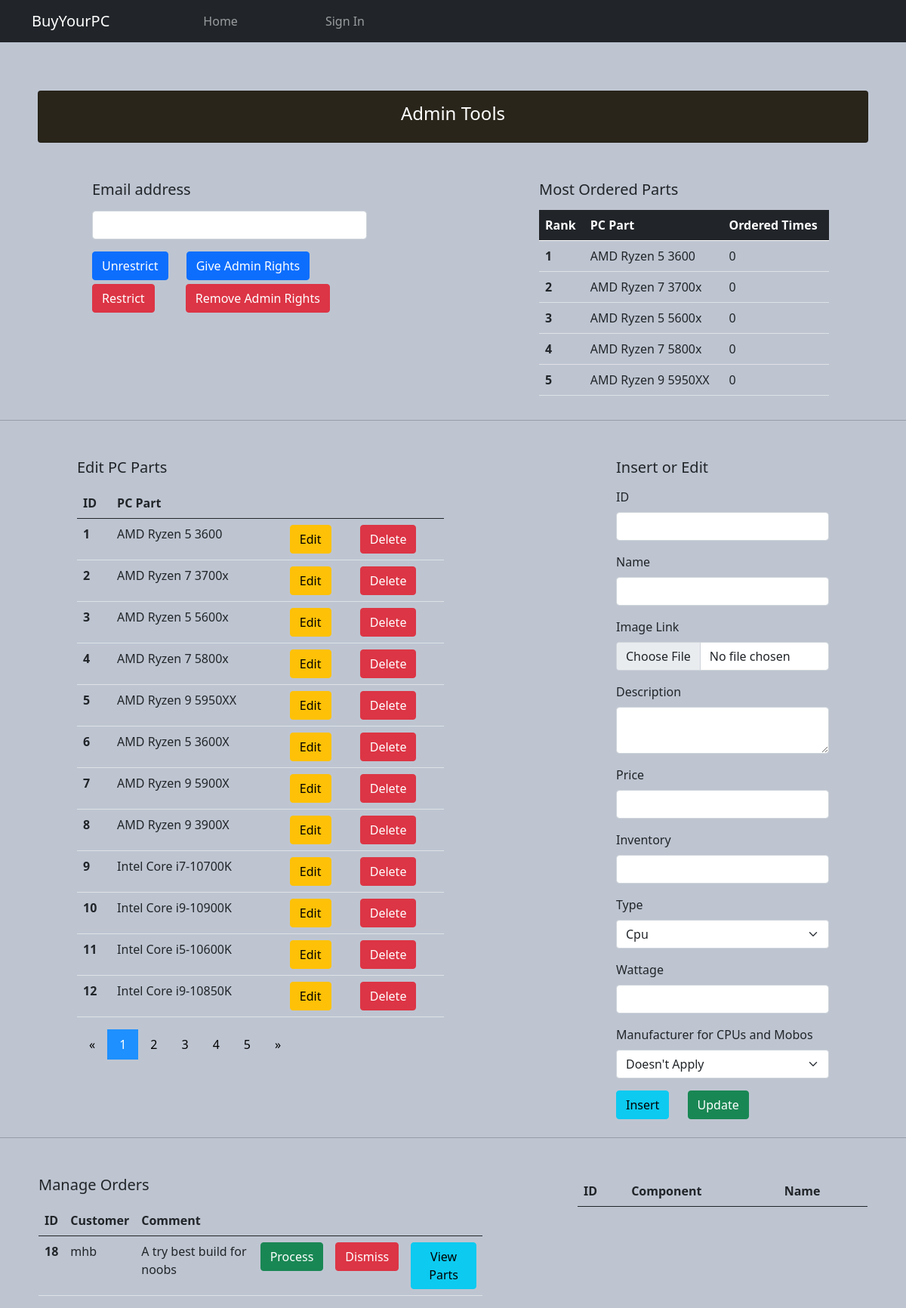
The app's page /admin.php with its own data.
### tables this page shows
CREATE TABLE `pcparts` (
  `pcPartId` int(7) NOT NULL,
  `pcPartName` varchar(30) NOT NULL,
  `pcPartImageLink` varchar(500) NOT NULL,
  `pcPartDescription` varchar(1500) NOT NULL,
  `pcPartPrice` double NOT NULL,
  `pcPartInventory` int(11) NOT NULL,
  `pcPartType` int(11) NOT NULL,
  `pcPartWattage` int(11) NOT NULL,
  `pcPartCompatibility` int(11) NOT NULL DEFAULT 0,
  `pcPartOrderedTimes` int(11) NOT NULL DEFAULT 0
);

CREATE TABLE `custombuilds` (
  `customBuildId` int(5) NOT NULL,
  `accountId` int(4) NOT NULL,
  `buildName` varchar(25) NOT NULL DEFAULT 'Untitled',
  `buildCreationTime` date NOT NULL,
  `buildOrderedTime` date NOT NULL,
  `buildOrdered` bit(1) NOT NULL,
  `buildFeatured` bit(1) NOT NULL,
  `buildComment` varchar(2000) NOT NULL
);

CREATE TABLE `accounts` (
  `accountId` int(4) NOT NULL,
  `accountEmail` varchar(35) NOT NULL,
  `accountFirstname` varchar(15) NOT NULL,
  `accountLastname` varchar(15) NOT NULL,
  `accountUsername` varchar(15) NOT NULL,
  `accountPassword` varchar(20) NOT NULL,
  `accountPostalCode` varchar(10) NOT NULL,
  `accountAdmin` bit(1) NOT NULL DEFAULT b'0',
  `accountRestricted` bit(1) NOT NULL DEFAULT b'0',
  `accountProfileImageLink` varchar(500) NOT NULL DEFAULT 'Images/testImg.jpg'
);

### Models.php (called while the page is built, shortened)
<?php
class Account{
	public $username;
	public function __construct($idd, $firstnamee, $lastnamee, $emaill, $passwordd, $postalcodee, $adminn, $usernamee, $restrictedd, $imagelinkk){
		$this->username = $usernamee;
    }
	public function getUsername()	{ return $this->username; }
}
class CustomBuild	{
	private $id;
	public $accountId;
	public $buildComment;
	public function __construct($idd, $accountIdd, $buildNamee, $buildCreationTimee, $buildOrderedTimee, $buildOrderedd, $buildFeaturedd, $buildCommentt)	{
		$this->id = $idd;
		$this->accountId = $accountIdd;
		$this->buildComment = $buildCommentt;
	}
	public function getId()	{ return $this->id; }
	public function getAccountId()	{ return $this->accountId; }
	public function getBuildComment()	{ return $this->buildComment; }
}
class PCPart	{
	private $id;
	public $pcPartName;
	public $pcPartOrderedTimes;
	public function __construct($idd, $pcPartNamee, $pcPartImageLinkk, $pcPartDescriptionn, $pcPartPricee, $pcPartInventoryy, $pcPartTypee, $pcPartWattagee, $pcPartCompatibilityy, $pcPartOrderedTimess)
	{
		$this->id = $idd;
		$this->pcPartName = $pcPartNamee;
		$this->pcPartOrderedTimes = $pcPartOrderedTimess;
	}
	public function getId()	{ return $this->id; }
	public function getPcPartName()	{ return $this->pcPartName; }
	public function getPcPartOrderedTimes()	{ return $this->pcPartOrderedTimes; }
}
class Controller	{
	private $servername = "localhost";
    private $username = "root";
    private $password ="";
    private $database ="buyyourpcdb";
    public $con;
	public function initiateDbConnection()	{
		$this->con = new mysqli($this->servername, $this->username, $this->password, $this->database);
        if(mysqli_connect_error())
        {
            trigger_error("Not possible to connect to MySQL: ".mysqli_connect_error());
        }
        else
        {
            return $this->con;
        }
	}
	public function getAccount($accountId)	{
		$query = "SELECT * FROM Accounts WHERE accountId = $accountId";
        $result = $this->con->query($query);
        if($result->num_rows > 0){
			$account = null;
            while($row = $result->fetch_assoc()){
				$account = new Account($row['accountId'], $row['accountFirstname'], $row['accountLastname'], $row['accountEmail'], $row['accountPassword'], $row['accountPostalCode'], $row['accountAdmin'], $row['accountUsername'], $row['accountRestricted'], $row['accountProfileImageLink']);
            }
            return $account;
        }
        else{
            return null;
        }
	}
	public function getPCParts()	{
		$query = "SELECT * FROM PCParts";
        $result = $this->con->query($query);
        if($result->num_rows > 0){
			$pcParts = Array();
            while($row = $result->fetch_assoc()){
				$pcPart = new PCPart($row['pcPartId'], $row['pcPartName'], $row['pcPartImageLink'], $row['pcPartDescription'], $row['pcPartPrice'], $row['pcPartInventory'], $row['pcPartType'], $row['pcPartWattage'], $row['pcPartCompatibility'], $row['pcPartOrderedTimes']);
				$pcParts[] = $pcPart;
            }
            return $pcParts;
        }
        else{
            return Array();
        }
	}
	public function getMostOrderedParts()	{
		$query = "SELECT * FROM PCParts ORDER BY pcPartOrderedTimes LIMIT 5";
        $result = $this->con->query($query);
        if($result->num_rows > 0){
			$pcParts = Array();
            while($row = $result->fetch_assoc()){
				$pcPart = new PCPart($row['pcPartId'], $row['pcPartName'], $row['pcPartImageLink'], $row['pcPartDescription'], $row['pcPartPrice'], $row['pcPartInventory'], $row['pcPartType'], $row['pcPartWattage'], $row['pcPartCompatibility'], $row['pcPartOrderedTimes']);
				$pcParts[] = $pcPart;
            }
            return $pcParts;
        }
        else{
            return Array();
        }
	}
	public function getPCPartsLimit($limit, $pageNumber)	{
		$offset = ($pageNumber - 1)*$limit;
		$query = "SELECT * FROM PCParts LIMIT ".$offset.", $limit";
        $result = $this->con->query($query);
        if($result->num_rows > 0){
			$pcParts = Array();
            while($row = $result->fetch_assoc()){
				$pcPart = new PCPart($row['pcPartId'], $row['pcPartName'], $row['pcPartImageLink'], $row['pcPartDescription'], $row['pcPartPrice'], $row['pcPartInventory'], $row['pcPartType'], $row['pcPartWattage'], $row['pcPartCompatibility'], $row['pcPartOrderedTimes']);
				$pcParts[] = $pcPart;
            }
            return $pcParts;
        }
        else{
            return Array();
        }
	}
	public function getBuildsOrderedLimit($limit, $pageNumber)	{
		$offset = ($pageNumber - 1)*$limit;
		$query = "SELECT * FROM customBuilds WHERE buildOrdered = 1 LIMIT ".$offset.", $limit";
        $result = $this->con->query($query);
        if($result->num_rows > 0){
			$customBuilds = Array();
            while($row = $result->fetch_assoc()){
				$customBuild = new CustomBuild($row['customBuildId'], $row['accountId'], $row['buildName'], $row['buildCreationTime'], $row['buildOrderedTime'], $row['buildOrdered'], $row['buildFeatured'], $row['buildComment']);
				$customBuilds[] = $customBuild;
            }
            return $customBuilds;
        }
        else{
            return Array();
        }
	}
	public function getPartTypes()	{
		return array("cpu", "motherboard", "memory", "storage", "video Card", "case");
	}
	public function getIndexCuts($indexNumber, $limit, $itemCount, $indexNumLimit)	{
		$numbers = Array();
		$pageCuttoff = ceil($itemCount/$limit);
		$lowestIndex = $indexNumber - floor($indexNumLimit / 2);
		$highestIndex = $indexNumber + floor($indexNumLimit / 2);
		if($lowestIndex < 1)	{
			$lowestIndex = 1;
		}
		$i = $lowestIndex;
		while($i <= $highestIndex)	{
			$numbers[] = $i;
			$i += 1;
		}
		return $numbers;
	}
}
?>

### admin.php (the view, shortened to what this page needs)
<?php
  include 'Masterpage.php';
  $controlObj = new Controller();
  $idInput = $nameInput = $imageLinkInput = $descInput = $priceInput = $inventoryInput = $typeInput = $wattageInput = $compatibilityInput = '';
  $mostOrderedParts = $controlObj->getMostOrderedParts();
?>
<!DOCTYPE html>
<html lang="en">
  <head>
  </head>
  <body>
	<div class="card text-center" style="padding: 15px; margin-left: 50px; margin-right: 50px; margin-top: 50px; background-color: #29251b; color: white;">
      <h4>Admin Tools</h4>
    </div>
	<div class="row justify-content-around" style="margin-top: 50px;">
		<div class="col-4">
            <form action="admin.php" method="post">
				<div class="mb-3" style="margin-left: 20px;">
					<label for="emailInput" class="form-label"><h5>Email address</h5></label>
					<input type="email" class="form-control" name="email" id="emailInput">
				</div>
				<div>
					<button type="submit" style="margin-left: 20px;" name="unrestrict" type="submit" class="btn btn-primary">Unrestrict</button>
					<button type="submit" style="margin-left: 20px;" name="admin"      type="submit" class="btn btn-primary">Give Admin Rights</button>
				</div>
				<div style="margin-top: 5px; ">
					<button type="submit" style="margin-left: 20px;" name="restrict" type="submit" class="btn btn-danger">Restrict</button>
					<button type="submit" style="margin-left: 37px;" name="unadmin"  type="submit" class="btn btn-danger">Remove Admin Rights</button>
				</div>
			</form>
        </div>
		<div class="col-4">
			<h5 style="margin-bottom:15px;">Most Ordered Parts</h5>
			<table class="table">
			  <thead class="table-dark">
				<tr>
				  <th scope="col">Rank</th>
				  <th scope="col">PC Part</th>
				  <th scope="col">Ordered Times</th>
				</tr>
			  </thead>
			  <tbody>
				<?php
				$i = 0;
				foreach($mostOrderedParts as $pcPart)	{
					$i += 1;
				?>
				<tr>
				  <th scope="row"><?php echo $i;?></th>
				  <td><?php echo $pcPart->getPcPartName();?></td>
				  <td><?php echo $pcPart->getPcPartOrderedTimes();?></td>
				</tr>
				<?php
				} ?>
			  </tbody>
			</table>
        </div>
	</div>
	<hr/>
	<div class="row justify-content-around" style="margin-top: 50px;">
		<div class="col-5">
			<form action="admin.php" method="post">
				<h5 style="margin-bottom:15px;">Edit PC Parts</h5>
				<table class="table">
					<thead>
						<tr>
						  <th scope="col">ID</th>
						  <th scope="col">PC Part</th>
						  <th scope="col"></th>
						  <th scope="col"></th>
						</tr>
					</thead>
					<tbody>
					<?php
					if(isset($_GET['pageparts']))	{
						$partsDisplay = $controlObj->getPCPartsLimit(12, $_GET['pageparts']);
					}
					else	{
						$partsDisplay = $controlObj->getPCPartsLimit(12, 1);
					}
					foreach($partsDisplay as $pcPart)	{ ?>
						<tr>
						  <th scope="row"><?php echo $pcPart->getId(); ?></th>
						  <td><?php echo $pcPart->getPcPartName(); ?></td>
						  <td><button type="submit" name="edit"   type="submit" class="btn btn-warning" value=<?php echo '"'.$pcPart->getId().'"'; ?>>Edit</button></td>
						  <td><button type="submit" name="delete" type="submit" class="btn btn-danger"  value=<?php echo '"'.$pcPart->getId().'"'; ?>>Delete</button></td>
						</tr>
					<?php
					} ?>
					</tbody>
				</table>
			</form>
			<?php
			if(count($controlObj->getPCParts()) > 12)	{
			?>
			<div class="pagination">
			  <a href="?pageparts=1">&laquo;</a>
			  <?php
			  if(isset($_GET['pageparts']))	{
				foreach($controlObj->getIndexCuts($_GET['pageparts'], 12, count($controlObj->getPCParts()), 9) as $number)	{ ?>
			  <a <?php if(isset($_GET['pageparts']))	{if($_GET['pageparts'] == $number)	{echo 'class="active"';}}	else if($number == 1)	{echo 'class="active"';} ?> href=<?php echo '"?pageparts='.$number.'"'; ?>><?php echo $number; ?></a>
			  <?php
				}
			  }
			  else	{
				  foreach($controlObj->getIndexCuts(1, 12, count($controlObj->getPCParts()), 9) as $number)	{ ?>
				  <a <?php if(isset($_GET['pageparts']))	{if($_GET['pageparts'] == $number)	{echo 'class="active"';}}	else if($number == 1)	{echo 'class="active"';} ?> href=<?php echo '"?pageparts='.$number.'"'; ?>><?php echo $number; ?></a>
			<?php
				  }
			  }
			?>
			  <a href=<?php echo '"?pageparts='.ceil(count($controlObj->getPCParts()) / 12).'"'; ?>>&raquo;</a>
			</div>
			<?php
			} ?>
		</div>
		<div class="col-3">
			<h5 style="margin-bottom:15px;">Insert or Edit</h5>
			<form action="admin.php" method="post" enctype="multipart/form-data" id="changeParts">
                <div class="mb-3">
                    <label for="idInput" class="form-label">ID</label>
                    <input type="number" value=<?php echo '"'.$idInput.'"'; ?> class="form-control" name="id" id="idInput" required>
                </div>
                <div class="mb-3">
                    <label for="nameInput" class="form-label">Name</label>
                    <input type="text" value=<?php echo '"'.$nameInput.'"'; ?> class="form-control" name="name" id="nameInput" required>
                </div>
                <div class="mb-3">
                    <label for="imageInput" class="form-label">Image Link</label>
					<input type="file" class="form-control" name="image" id="imageInput" required><?php echo $imageLinkInput; ?></input>
                </div>
				<div class="mb-3">
                    <label for="descInput" class="form-label">Description</label>
                    <textArea type="text" class="form-control" name="desc" id="descInput" required><?php echo $descInput; ?></textArea>
                </div>
				<div class="mb-3">
                    <label for="priceInput" class="form-label">Price</label>
                    <input type="number" value=<?php echo '"'.$priceInput.'"'; ?> class="form-control" name="price" id="priceInput" step=".01" required>
                </div>
				<div class="mb-3">
                    <label for="inventory" class="form-label">Inventory</label>
                    <input type="number" value=<?php echo '"'.$inventoryInput.'"'; ?> class="form-control" name="inventory" id="idInput" required>
                </div>
				<div class="mb-3">
                    <label for="partTypeInput" class="form-label">Type</label>
                    <select class="form-select" name="type" id="partTypeInput">
					<?php
					$k = 0;
					foreach($controlObj->getPartTypes() as $type)	{?>
					  <option value=<?php echo '"'.$k.'"'; ?> <?php if($typeInput == $k) {echo 'selected';} ?>><?php echo ucwords($type);?></option>
					<?php
						$k += 1;
					}?>
					</select>
                </div>
				<div class="mb-3">
                    <label for="wattageInput" class="form-label">Wattage</label>
                    <input type="number" value=<?php echo '"'.$wattageInput.'"'; ?> class="form-control" name="wattage" id="wattageInput" required>
                </div>
				<div class="mb-3">
                    <label for="compatibilityInput" class="form-label">Manufacturer for CPUs and Mobos</label>
                    <select class="form-select" name="compatibility" id="compatibilityInput">
					  <option value="0" <?php if($compatibilityInput == 0) {echo 'selected';} ?>>Doesn't Apply</option>
					</select>
                </div>
                <button type="submit" style="margin-right: 20px;" value="insert" name="insert" type="submit" id="insertPart" class="btn btn-info">Insert</button>
				<button type="submit" style="margin-right: 20px;" value="update" name="update" type="submit" id="updatePart" class="btn btn-success">Update</button>
            </form>
		</div>
	</div>
	<hr/>
	<div class="row justify-content-around" style="margin-top: 50px;">
		<div class="col-6">
			<h5 style="margin-bottom:15px;">Manage Orders</h5>
			<table class="table">
				<thead>
					<tr>
					  <th scope="col">ID</th>
					  <th scope="col">Customer</th>
					  <th scope="col">Comment</th>
					  <th scope="col"></th>
					  <th scope="col"></th>
					  <th scope="col"></th>
					</tr>
				</thead>
				<form action="admin.php" method="POST">
				<tbody>
				<?php
				if(isset($_GET['pagebuilds']))	{
					$buildsDisplay = $controlObj->getBuildsOrderedLimit(5, $_GET['pagebuilds']);
				}
				else	{
					$buildsDisplay = $controlObj->getBuildsOrderedLimit(5, 1);
				}
				?>
				<?php foreach($buildsDisplay as $customBuild)	{?>
					<tr>
					  <th scope="row"><?php echo $customBuild->getId(); ?></th>
					  <td><?php echo $controlObj->getAccount($customBuild->getAccountId())->getUsername(); ?></td>
					  <td><?php echo $customBuild->getBuildComment(); ?></td>
					  <td><button type="submit" name="process" type="submit" class="btn btn-success" value=<?php echo '"'.$customBuild->getId().'"'; ?>>Process</button></td>
					  <td><button type="submit" name="dismiss" type="submit" class="btn btn-danger" value=<?php echo '"'.$customBuild->getId().'"'; ?>>Dismiss</button></td>
					  <td><button type="submit" name="select" type="submit" class="btn btn-info" value=<?php echo '"'.$customBuild->getId().'"'; ?>>View Parts</button></td>
					</tr>
				<?php }?>
				</tbody>
				</form>
			</table>
		</div>
		<div class="col-4">
			<table class="table" id="partList" style="width:100%;margin-left: auto;margin-right: auto;">
				<thead>
					<tr>
						<th scope="col">ID</th>
						<th scope="col">Component</th>
						<th scope="col">Name</th>
					</tr>
				</thead>
		</div>
	</div>
  </body>
</html>

### Edit.css (style rules this page uses)
.pagination a { color: black; padding: 8px 16px; text-decoration: none; transition: background-color .3s; }
.pagination a.active { background-color: dodgerblue; color: white; }

### records on screen
pcparts: pcPartName "AMD Ryzen 5 3600", pcPartOrderedTimes "0", pcPartId "1"
pcparts: pcPartName "AMD Ryzen 7 3700x", pcPartOrderedTimes "0", pcPartId "2"
pcparts: pcPartName "AMD Ryzen 5 5600x", pcPartOrderedTimes "0", pcPartId "3"
pcparts: pcPartName "AMD Ryzen 7 5800x", pcPartOrderedTimes "0", pcPartId "4"
pcparts: pcPartName "AMD Ryzen 9 5950XX", pcPartOrderedTimes "0", pcPartId "5"
pcparts: pcPartId "6", pcPartName "AMD Ryzen 5 3600X"
pcparts: pcPartId "7", pcPartName "AMD Ryzen 9 5900X"
pcparts: pcPartId "8", pcPartName "AMD Ryzen 9 3900X"
pcparts: pcPartId "9", pcPartName "Intel Core i7-10700K"
pcparts: pcPartId "10", pcPartName "Intel Core i9-10900K"
pcparts: pcPartId "11", pcPartName "Intel Core i5-10600K"
pcparts: pcPartId "12", pcPartName "Intel Core i9-10850K"
custombuilds: customBuildId "18", accountId.accountUsername "mhb", buildComment "A try best build for noobs"

### other values on screen
$number "1"
$number "2"
$number "3"
$number "4"
$number "5"
form field type "Cpu"
